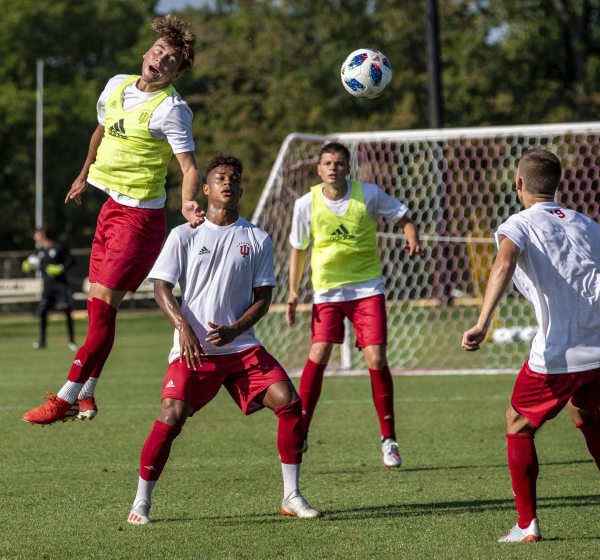
#> input picture OpenCV-Tutorials/assets/soccer_practice.jpg, 1200 x 1119 px (shown at 1/2 size)
$ python 04_translation.py --image ../OpenCV-Tutorials/assets/soccer_practice.jpg
#> lines starting #> are read from the running program, lines starting #| are printed output that depends on the picture
# Applicazione di un Offeset alla nostra immagine

import argparse

import numpy as np

import cv2

# definiamo la variabile ap, e la relativa classe
ap = argparse.ArgumentParser()
# Specifichiamo l'argomento che passeremo al nostro script definendolo come obbligatorio
ap.add_argument("-i","--image", required=True, help="Path to the image")
args = vars(ap.parse_args())

# Leggere l'immagine da file system definendo la gamma di colori BGR
image = cv2.imread(args["image"], cv2.IMREAD_COLOR)
#> image is the input picture: shape (1119, 1200, 3); mean B, G, R 70.9, 96, 102.6

## ricaviamo altezza e larghezza dell'immagine
h, w = image.shape[:2]
#> h = 1119; w = 1200
cv2.imshow("image", image)
cv2.waitKey()

# definiamo la matrice di traslazione
## [1, 0, tx]
## [0, 1, ty]
M = np.float32([[1, 0, 25], [0, 1, 509]])
#defibiamo la nuova matrice che conterrà l'immagine traslata
shifted = cv2.warpAffine(image, M, (w,h))
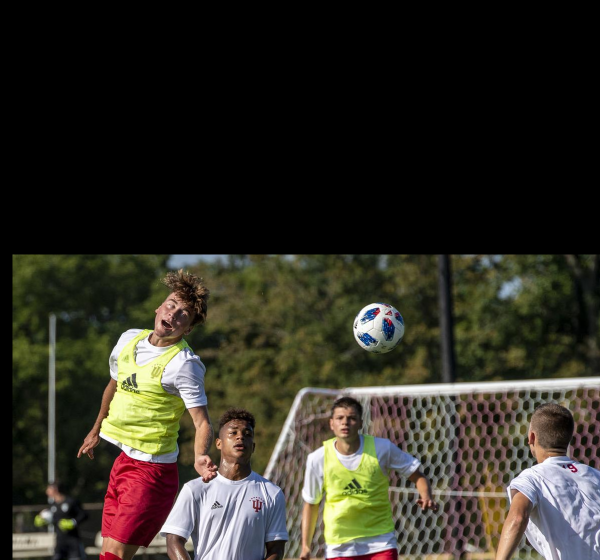
#> shifted: shape (1119, 1200, 3) (shown at 1/2 size); mean B, G, R 37.6, 47, 49.7
cv2.imshow("shifted down and right", image)
cv2.waitKey()

# definiamo la matrice di traslazione
## [1, 0, tx]
## [0, 1, ty]
M = np.float32([[1, 0, -50], [0, 1, -90]])
shifted = cv2.warpAffine(image, M, (w, h))
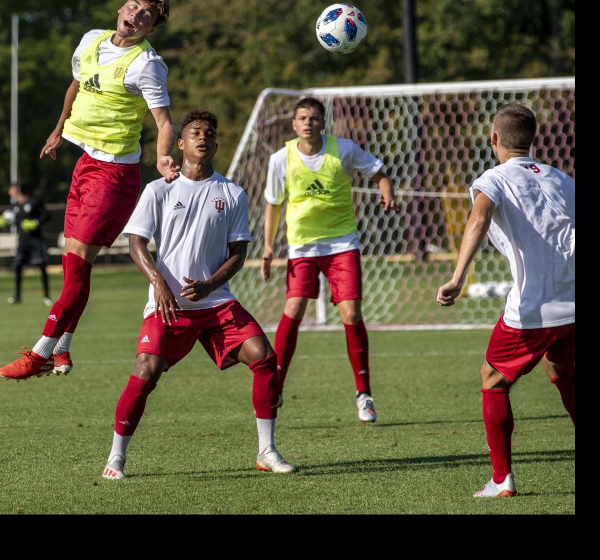
#> shifted: shape (1119, 1200, 3) (shown at 1/2 size); mean B, G, R 65.8, 87.7, 94.9
cv2.imshow("shifted top and left", image)
cv2.waitKey()

#creiamo una funzione di utility per evutare di pover riscrivere la funzione d traslazione ogni volta
def translate(image, x, y):
#> called with x = 0, y = 100
    h, w = image.shape[:2]
#> h = 1119; w = 1200

    M = np.float32([[1, 0, x], [0, 1, y]])
    shifted = cv2.warpAffine(image, M, (w,h))
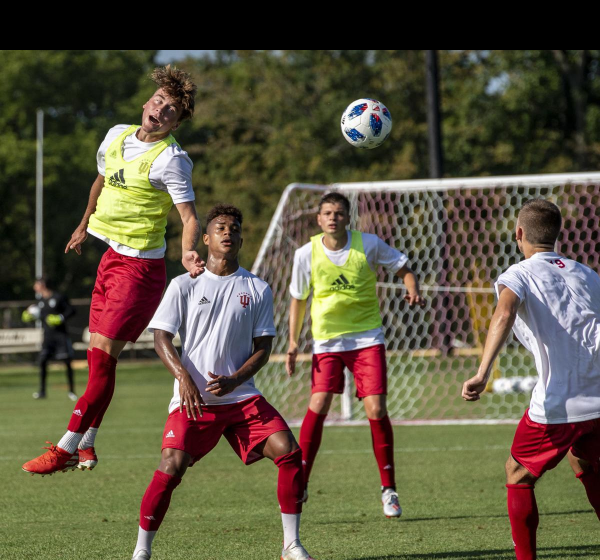
#> shifted: shape (1119, 1200, 3) (shown at 1/2 size); mean B, G, R 65, 85.5, 92.9

    return shifted

shifted = translate(image, x=0, y=100)
cv2.imshow("shifted with custom function", image)
cv2.waitKey()
